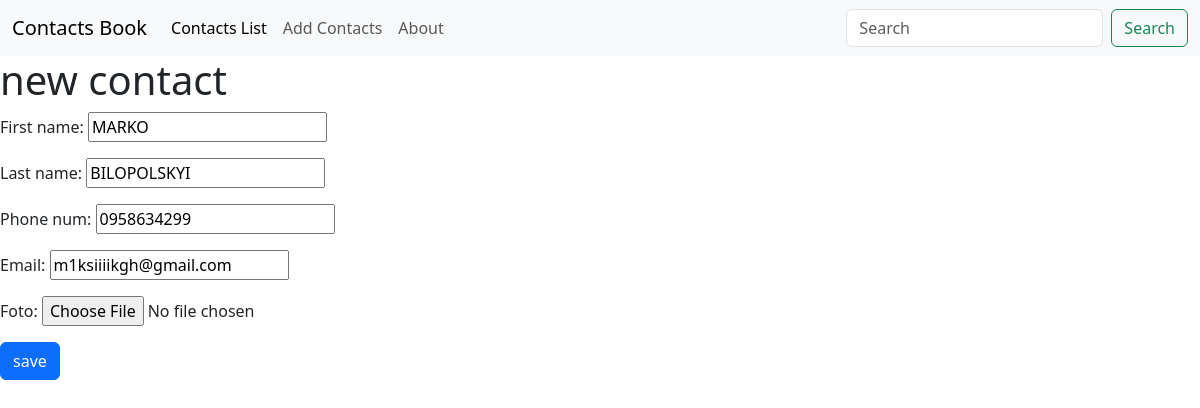
The app's page /edit/10/ with its own data.
### app/models.py (models this page shows, shortened)
class Contact(models.Model):
    first_name = models.CharField(max_length=52)
    last_name = models.CharField(max_length=52)
    phone_num = models.CharField(max_length=15)
    email = models.EmailField()
    foto = models.ImageField(
        upload_to='contacts_photo/',
        default='icon.png',
        blank=True,
        null=True
    )

### app/views.py (the view)
# urls.py: path('edit/<int:pk>/', edit_contact, name = 'editcontact'),
def edit_contact(request, pk):
    contact = get_object_or_404(Contact, pk = pk)
    if request.method == 'POST':
        form = Contact_Form(request.POST, request.FILES, instance = contact)
        if form.is_valid():
            form.save()
            return redirect('home')
    else:
        form = Contact_Form(instance = contact)
    return render(request, 'contact_form.html', {'form': form})

### app/forms.py
class Contact_Form(forms.ModelForm):
    class Meta:
        model = Contact
        fields = ['first_name','last_name', 'phone_num', 'email', 'foto']
        widgets = {
            'foto' : FileInput()
        }

### templates/contact_form.html (shortened to what this page needs)
{% extends 'base.html' %}
{% block content %}
<h1>{% if contact %}change{% else %}new{% endif %} contact</h1>
<form method="POST" enctype="multipart/form-data" id="form" ">
    {{ form.as_p }}
    <button type="submit" class="btn btn-primary" id="check">save</button>
</form>
{% endblock %}

### records on screen
Contact: first_name "MARKO", last_name "BILOPOLSKYI", phone_num "0958634299", email "m1ksiiiikgh@gmail.com"
